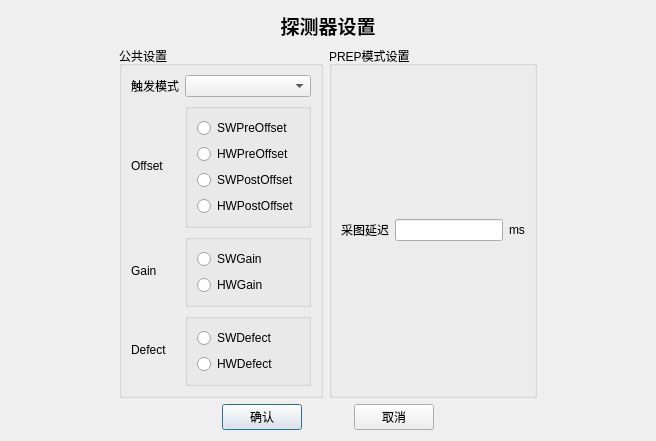
<?xml version="1.0" encoding="UTF-8"?>
<ui version="4.0">
 <class>FpdSetting</class>
 <widget class="QDialog" name="FpdSetting">
  <property name="geometry">
   <rect>
    <x>0</x>
    <y>0</y>
    <width>656</width>
    <height>432</height>
   </rect>
  </property>
  <property name="windowTitle">
   <string>Dialog</string>
  </property>
  <layout class="QGridLayout" name="gridLayout_5">
   <item row="0" column="0">
    <layout class="QVBoxLayout" name="verticalLayout">
     <item>
      <spacer name="verticalSpacer_4">
       <property name="orientation">
        <enum>Qt::Vertical</enum>
       </property>
       <property name="sizeHint" stdset="0">
        <size>
         <width>20</width>
         <height>40</height>
        </size>
       </property>
      </spacer>
     </item>
     <item>
      <widget class="QLabel" name="fpdMsg">
       <property name="font">
        <font>
         <pointsize>14</pointsize>
         <weight>75</weight>
         <bold>true</bold>
        </font>
       </property>
       <property name="text">
        <string>探测器设置</string>
       </property>
       <property name="alignment">
        <set>Qt::AlignCenter</set>
       </property>
      </widget>
     </item>
     <item>
      <spacer name="verticalSpacer">
       <property name="orientation">
        <enum>Qt::Vertical</enum>
       </property>
       <property name="sizeHint" stdset="0">
        <size>
         <width>20</width>
         <height>40</height>
        </size>
       </property>
      </spacer>
     </item>
     <item>
      <layout class="QHBoxLayout" name="horizontalLayout_3">
       <item>
        <spacer name="horizontalSpacer">
         <property name="orientation">
          <enum>Qt::Horizontal</enum>
         </property>
         <property name="sizeHint" stdset="0">
          <size>
           <width>40</width>
           <height>20</height>
          </size>
         </property>
        </spacer>
       </item>
       <item>
        <widget class="QGroupBox" name="groupBox">
         <property name="title">
          <string>公共设置</string>
         </property>
         <layout class="QGridLayout" name="gridLayout_7">
          <item row="0" column="0">
           <layout class="QGridLayout" name="gridLayout_2">
            <item row="0" column="0">
             <layout class="QGridLayout" name="gridLayout_6">
              <item row="1" column="1">
               <widget class="QComboBox" name="trigger"/>
              </item>
              <item row="2" column="1">
               <widget class="QGroupBox" name="groupBox_2">
                <property name="layoutDirection">
                 <enum>Qt::LeftToRight</enum>
                </property>
                <property name="title">
                 <string/>
                </property>
                <layout class="QFormLayout" name="formLayout">
                 <item row="0" column="0">
                  <widget class="QRadioButton" name="SWPreOffset">
                   <property name="text">
                    <string>SWPreOffset</string>
                   </property>
                  </widget>
                 </item>
                 <item row="1" column="0">
                  <widget class="QRadioButton" name="HWPreOffset">
                   <property name="text">
                    <string>HWPreOffset</string>
                   </property>
                  </widget>
                 </item>
                 <item row="2" column="0">
                  <widget class="QRadioButton" name="SWPostOffset">
                   <property name="text">
                    <string>SWPostOffset</string>
                   </property>
                  </widget>
                 </item>
                 <item row="3" column="0">
                  <widget class="QRadioButton" name="HWPostOffset">
                   <property name="text">
                    <string>HWPostOffset</string>
                   </property>
                  </widget>
                 </item>
                </layout>
               </widget>
              </item>
              <item row="1" column="0">
               <widget class="QLabel" name="fpdLabel_8">
                <property name="text">
                 <string>触发模式</string>
                </property>
               </widget>
              </item>
              <item row="3" column="1">
               <widget class="QGroupBox" name="groupBox_3">
                <property name="title">
                 <string/>
                </property>
                <layout class="QFormLayout" name="formLayout_2">
                 <item row="0" column="0">
                  <widget class="QRadioButton" name="SWGain">
                   <property name="text">
                    <string>SWGain</string>
                   </property>
                  </widget>
                 </item>
                 <item row="1" column="0">
                  <widget class="QRadioButton" name="HWGain">
                   <property name="text">
                    <string>HWGain</string>
                   </property>
                  </widget>
                 </item>
                </layout>
               </widget>
              </item>
              <item row="4" column="1">
               <widget class="QGroupBox" name="groupBox_4">
                <property name="title">
                 <string/>
                </property>
                <layout class="QFormLayout" name="formLayout_3">
                 <item row="0" column="0">
                  <widget class="QRadioButton" name="SWDefect">
                   <property name="text">
                    <string>SWDefect</string>
                   </property>
                  </widget>
                 </item>
                 <item row="1" column="0">
                  <widget class="QRadioButton" name="HWDefect">
                   <property name="text">
                    <string>HWDefect</string>
                   </property>
                  </widget>
                 </item>
                </layout>
               </widget>
              </item>
              <item row="2" column="0">
               <widget class="QLabel" name="fpdLabel_4">
                <property name="text">
                 <string>Offset</string>
                </property>
               </widget>
              </item>
              <item row="3" column="0">
               <widget class="QLabel" name="fpdLabel_5">
                <property name="text">
                 <string>Gain</string>
                </property>
               </widget>
              </item>
              <item row="4" column="0">
               <widget class="QLabel" name="fpdLabel_6">
                <property name="text">
                 <string>Defect</string>
                </property>
               </widget>
              </item>
             </layout>
            </item>
           </layout>
          </item>
         </layout>
        </widget>
       </item>
       <item>
        <widget class="QGroupBox" name="PREPgroupBox">
         <property name="title">
          <string>PREP模式设置</string>
         </property>
         <layout class="QGridLayout" name="gridLayout_8">
          <item row="0" column="0">
           <layout class="QGridLayout" name="gridLayout">
            <item row="0" column="0">
             <widget class="QLabel" name="fpdLabel_3">
              <property name="font">
               <font>
                <pointsize>9</pointsize>
               </font>
              </property>
              <property name="text">
               <string>采图延迟</string>
              </property>
             </widget>
            </item>
            <item row="0" column="1">
             <widget class="QLineEdit" name="clearAcqParamDelayTime"/>
            </item>
            <item row="0" column="2">
             <widget class="QLabel" name="fpdLabel">
              <property name="text">
               <string>ms</string>
              </property>
             </widget>
            </item>
           </layout>
          </item>
         </layout>
        </widget>
       </item>
       <item>
        <spacer name="horizontalSpacer_2">
         <property name="orientation">
          <enum>Qt::Horizontal</enum>
         </property>
         <property name="sizeHint" stdset="0">
          <size>
           <width>40</width>
           <height>20</height>
          </size>
         </property>
        </spacer>
       </item>
      </layout>
     </item>
     <item>
      <spacer name="verticalSpacer_2">
       <property name="orientation">
        <enum>Qt::Vertical</enum>
       </property>
       <property name="sizeHint" stdset="0">
        <size>
         <width>20</width>
         <height>40</height>
        </size>
       </property>
      </spacer>
     </item>
     <item>
      <layout class="QHBoxLayout" name="horizontalLayout_2">
       <item>
        <spacer name="horizontalSpacer_3">
         <property name="orientation">
          <enum>Qt::Horizontal</enum>
         </property>
         <property name="sizeHint" stdset="0">
          <size>
           <width>40</width>
           <height>20</height>
          </size>
         </property>
        </spacer>
       </item>
       <item>
        <layout class="QHBoxLayout" name="horizontalLayout">
         <item>
          <widget class="QPushButton" name="ok">
           <property name="text">
            <string>确认</string>
           </property>
          </widget>
         </item>
         <item>
          <spacer name="horizontalSpacer_5">
           <property name="orientation">
            <enum>Qt::Horizontal</enum>
           </property>
           <property name="sizeHint" stdset="0">
            <size>
             <width>40</width>
             <height>20</height>
            </size>
           </property>
          </spacer>
         </item>
         <item>
          <widget class="QPushButton" name="cancel">
           <property name="text">
            <string>取消</string>
           </property>
          </widget>
         </item>
        </layout>
       </item>
       <item>
        <spacer name="horizontalSpacer_4">
         <property name="orientation">
          <enum>Qt::Horizontal</enum>
         </property>
         <property name="sizeHint" stdset="0">
          <size>
           <width>40</width>
           <height>20</height>
          </size>
         </property>
        </spacer>
       </item>
      </layout>
     </item>
     <item>
      <spacer name="verticalSpacer_3">
       <property name="orientation">
        <enum>Qt::Vertical</enum>
       </property>
       <property name="sizeHint" stdset="0">
        <size>
         <width>20</width>
         <height>40</height>
        </size>
       </property>
      </spacer>
     </item>
    </layout>
   </item>
  </layout>
 </widget>
 <resources/>
 <connections/>
</ui>
